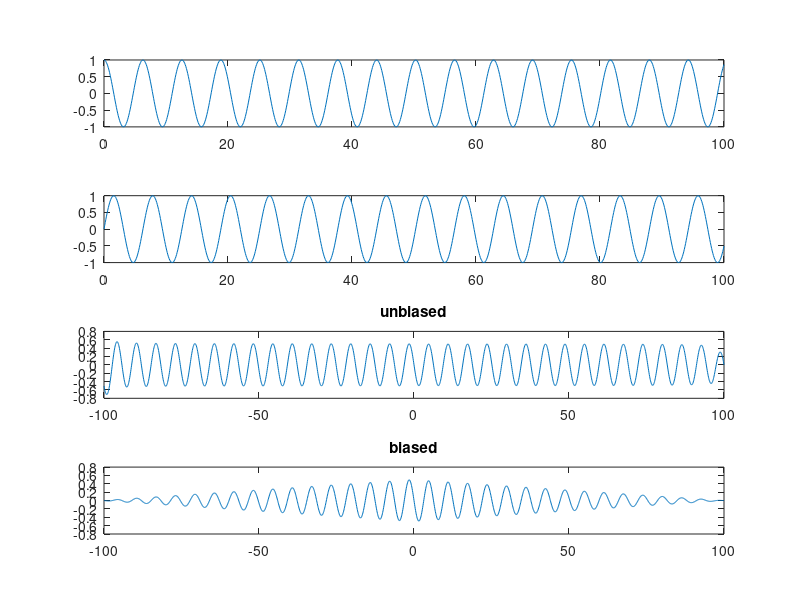

Source code (MATLAB):
dt=.1; 

t=[0:dt:100];
x=cos(t); 
subplot(4,1,1); 
plot(t,x); 

y=sin(t);
subplot(4,1,2); 
plot(t,y); 

[a,b]=xcorr(x,y,'unbiased'); 
subplot(4,1,3); 
plot(b*dt,a);
title('unbiased')

[a,b]=xcorr(x,y,'biased'); 
subplot(4,1,4); 
plot(b*dt,a);
title('biased')